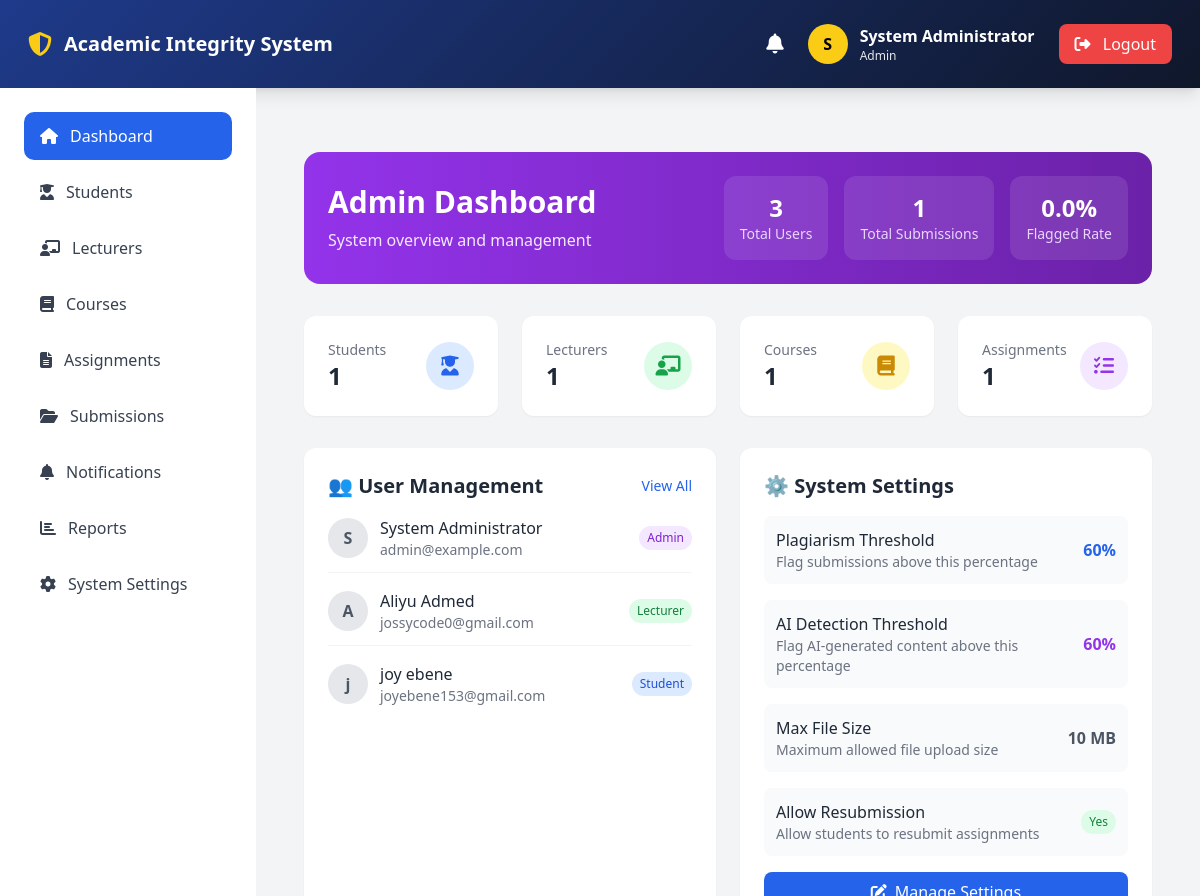
The app's page /admin/dashboard (signed in) with its own data.
### app/models.py (models this page shows, shortened)
class User(UserMixin, db.Model):
    __tablename__ = 'users'
    id = db.Column(db.Integer, primary_key=True)
    username = db.Column(db.String(50), unique=True, nullable=False)
    email = db.Column(db.String(100), unique=True, nullable=False)
    password_hash = db.Column(db.String(255), nullable=False)
    first_name = db.Column(db.String(50), nullable=False)
    last_name = db.Column(db.String(50), nullable=False)
    role = db.Column(db.String(20), default='student')
    department = db.Column(db.String(100))
    faculty = db.Column(db.String(100))
    created_at = db.Column(db.DateTime, default=datetime.utcnow)
    updated_at = db.Column(db.DateTime, default=datetime.utcnow, onupdate=datetime.utcnow)
    last_login = db.Column(db.DateTime)
    is_active = db.Column(db.Boolean, default=True)
    student_profile = db.relationship('Student', backref='user', uselist=False, cascade='all, delete-orphan')
    lecturer_profile = db.relationship('Lecturer', backref='user', uselist=False, cascade='all, delete-orphan')
    @property
    def full_name(self):
        return f"{self.first_name} {self.last_name}"

### app/admin/routes.py (the view)
@admin_bp.route("/dashboard")
@login_required
def dashboard():
    if current_user.role != "admin":
        flash("Access denied.", "danger")
        return redirect(url_for("auth.login"))
    total_submissions = Submission.query.count()
    flagged = SuspiciousSubmission.query.count()
    stats = {
        "total_users": User.query.count(),
        "students": Student.query.count(),
        "lecturers": Lecturer.query.count(),
        "courses": Course.query.count(),
        "assignments": Assignment.query.count(),
        "submissions": total_submissions,
        "total_submissions": total_submissions,
        "flagged_percent": round(
            (flagged / total_submissions * 100), 1
        ) if total_submissions else 0,
    }
    recent_users = (
        User.query.order_by(User.created_at.desc())
        .limit(5)
        .all()
    )
    notifications = (
        Notification.query.filter_by(user_id=current_user.id)
        .order_by(Notification.created_at.desc())
        .limit(5)
        .all()
    )
    system_logs = (
        SystemLog.query.order_by(SystemLog.created_at.desc())
        .limit(10)
        .all()
    )
    settings = {
        "plagiarism_threshold": 60,
        "ai_threshold": 60,
        "max_file_size": 10,
        "allow_resubmission": True,
    }
    return render_template(
        "admin/dashboard.html",
        stats=stats,
        system_stats=stats,
        recent_users=recent_users,
        notifications=notifications,
        settings=settings,
        system_logs=system_logs,
    )

### app/__init__.py (called while the page is built)
@login_manager.user_loader
def load_user(user_id):
    from app.models import User
    return User.query.get(int(user_id))

### app/templates/admin/dashboard.html (shortened to what this page needs)
{% extends "base.html" %}
{% block content %}
<div class="container mx-auto px-4 py-8">
    <div class="bg-gradient-to-r from-purple-600 to-purple-800 rounded-2xl p-6 text-white mb-8">
        <div class="flex items-center justify-between">
            <div>
                <h1 class="text-3xl font-bold">Admin Dashboard</h1>
                <p class="text-purple-100 mt-2">System overview and management</p>
            </div>
            <div class="flex gap-4">
                <div class="bg-white/10 rounded-xl p-4 text-center">
                    <div class="text-2xl font-bold">{{ stats.total_users }}</div>
                    <div class="text-sm text-purple-200">Total Users</div>
                </div>
                <div class="bg-white/10 rounded-xl p-4 text-center">
                    <div class="text-2xl font-bold">{{ stats.total_submissions }}</div>
                    <div class="text-sm text-purple-200">Total Submissions</div>
                </div>
                <div class="bg-white/10 rounded-xl p-4 text-center">
                    <div class="text-2xl font-bold">{{ stats.flagged_percent }}%</div>
                    <div class="text-sm text-purple-200">Flagged Rate</div>
                </div>
            </div>
        </div>
    </div>
    <div class="grid grid-cols-1 md:grid-cols-4 gap-6 mb-8">
        <div class="bg-white rounded-xl shadow-sm p-6 card-hover transition">
            <div class="flex items-center justify-between">
                <div>
                    <p class="text-sm text-gray-500">Students</p>
                    <p class="text-2xl font-bold text-gray-800">{{ system_stats.students }}</p>
                </div>
                <div class="h-12 w-12 rounded-full bg-blue-100 flex items-center justify-center">
                    <i class="fas fa-user-graduate text-blue-600 text-xl"></i>
                </div>
            </div>
        </div>
        <div class="bg-white rounded-xl shadow-sm p-6 card-hover transition">
            <div class="flex items-center justify-between">
                <div>
                    <p class="text-sm text-gray-500">Lecturers</p>
                    <p class="text-2xl font-bold text-gray-800">{{ system_stats.lecturers }}</p>
                </div>
                <div class="h-12 w-12 rounded-full bg-green-100 flex items-center justify-center">
                    <i class="fas fa-chalkboard-teacher text-green-600 text-xl"></i>
                </div>
            </div>
        </div>
        <div class="bg-white rounded-xl shadow-sm p-6 card-hover transition">
            <div class="flex items-center justify-between">
                <div>
                    <p class="text-sm text-gray-500">Courses</p>
                    <p class="text-2xl font-bold text-gray-800">{{ system_stats.courses }}</p>
                </div>
                <div class="h-12 w-12 rounded-full bg-yellow-100 flex items-center justify-center">
                    <i class="fas fa-book text-yellow-600 text-xl"></i>
                </div>
            </div>
        </div>
        <div class="bg-white rounded-xl shadow-sm p-6 card-hover transition">
            <div class="flex items-center justify-between">
                <div>
                    <p class="text-sm text-gray-500">Assignments</p>
                    <p class="text-2xl font-bold text-gray-800">{{ system_stats.assignments }}</p>
                </div>
                <div class="h-12 w-12 rounded-full bg-purple-100 flex items-center justify-center">
                    <i class="fas fa-tasks text-purple-600 text-xl"></i>
                </div>
            </div>
        </div>
    </div>
    <div class="grid grid-cols-1 lg:grid-cols-2 gap-6">
        <div class="bg-white rounded-xl shadow-sm p-6">
            <div class="flex items-center justify-between mb-4">
                <h2 class="text-xl font-bold text-gray-800">👥 User Management</h2>
                <a href="{{ url_for('admin.users') }}" class="text-sm text-blue-600 hover:text-blue-800">View All</a>
            </div>
            <div class="space-y-4">
                {% for user in recent_users[:5] %}
                <div class="flex items-center justify-between border-b border-gray-100 pb-3 last:border-0">
                    <div class="flex items-center gap-3">
                        <div class="w-10 h-10 rounded-full bg-gray-200 flex items-center justify-center text-gray-600 font-bold">
                            {{ user.first_name[0] }}
                        </div>
                        <div>
                            <p class="font-medium text-gray-800">{{ user.first_name }} {{ user.last_name }}</p>
                            <p class="text-sm text-gray-500">{{ user.email }}</p>
                        </div>
                    </div>
                    <span class="px-2 py-1 rounded-full text-xs font-medium
                        {% if user.role == 'admin' %}bg-purple-100 text-purple-700
                        {% elif user.role == 'lecturer' %}bg-green-100 text-green-700
                        {% else %}bg-blue-100 text-blue-700{% endif %}">
                        {{ user.role|title }}
                    </span>
                </div>
                {% endfor %}
            </div>
        </div>
        <div class="bg-white rounded-xl shadow-sm p-6">
            <h2 class="text-xl font-bold text-gray-800 mb-4">⚙️ System Settings</h2>
            <div class="space-y-4">
                <div class="flex items-center justify-between p-3 bg-gray-50 rounded-lg">
                    <div>
                        <p class="font-medium text-gray-800">Plagiarism Threshold</p>
                        <p class="text-sm text-gray-500">Flag submissions above this percentage</p>
                    </div>
                    <span class="font-bold text-blue-600">{{ settings.plagiarism_threshold }}%</span>
                </div>
                <div class="flex items-center justify-between p-3 bg-gray-50 rounded-lg">
                    <div>
                        <p class="font-medium text-gray-800">AI Detection Threshold</p>
                        <p class="text-sm text-gray-500">Flag AI-generated content above this percentage</p>
                    </div>
                    <span class="font-bold text-purple-600">{{ settings.ai_threshold }}%</span>
                </div>
                <div class="flex items-center justify-between p-3 bg-gray-50 rounded-lg">
                    <div>
                        <p class="font-medium text-gray-800">Max File Size</p>
                        <p class="text-sm text-gray-500">Maximum allowed file upload size</p>
                    </div>
                    <span class="font-bold text-gray-600">{{ settings.max_file_size }} MB</span>
                </div>
                <div class="flex items-center justify-between p-3 bg-gray-50 rounded-lg">
                    <div>
                        <p class="font-medium text-gray-800">Allow Resubmission</p>
                        <p class="text-sm text-gray-500">Allow students to resubmit assignments</p>
                    </div>
                    <span class="px-2 py-1 rounded-full text-xs font-medium
                        {% if settings.allow_resubmission %}bg-green-100 text-green-700{% else %}bg-red-100 text-red-700{% endif %}">
                        {{ 'Yes' if settings.allow_resubmission else 'No' }}
                    </span>
                </div>
            </div>
            <a href="{{ url_for('admin.settings') }}" class="mt-4 block w-full text-center px-4 py-2 bg-blue-600 hover:bg-blue-700 text-white rounded-lg transition">
                <i class="fas fa-edit mr-2"></i>Manage Settings
            </a>
        </div>
    </div>
</div>
{% endblock %}

### app/templates/includes/navbar.html (shortened to what this page needs)
<nav class="gradient-bg shadow-lg p-2 md:p-3">
    <div class="px-4 h-16 flex justify-between items-center">
        <div class="flex items-center gap-3">
            <i class="fas fa-shield-alt text-yellow-400 text-2xl"></i>
            <span class="text-white text-xl font-bold">
                Academic Integrity System
            </span>
        </div>
        {% if current_user.is_authenticated %}
        <div class="flex items-center gap-6">
            <a href="{{ url_for('notifications.index') }}"
               class="relative text-white hover:text-yellow-400">
                <i class="fas fa-bell text-xl"></i>
            </a>
            <div class="flex items-center gap-3">
                <div class="h-10 w-10 rounded-full
                bg-yellow-400 text-black
                flex items-center justify-center
                font-bold">
                    {{ current_user.first_name[0] }}
                </div>
                <div class="text-white">
                    <p class="font-semibold">
                        {{ current_user.full_name }}
                    </p>
                    <p class="text-xs text-gray-200">
                        {{ current_user.role|title }}
                    </p>
                </div>
            </div>
            <a href="{{ url_for('auth.logout') }}"
               class="bg-red-500 hover:bg-red-600
               px-4 py-2 rounded-lg text-white">
                <i class="fas fa-sign-out-alt mr-2"></i>
                Logout
            </a>
        </div>
        {% endif %}
    </div>
</nav>

### app/templates/base.html (style rules this page uses)
.gradient-bg { background: linear-gradient(135deg, #1e3a8a, #0f172a); }

### records on screen
User: first_name "S", full_name "System Administrator", role "Admin", first_name "System", last_name "Administrator", email "admin@example.com"
User: first_name "A", first_name "Aliyu", last_name "Admed", email "jossycode0@gmail.com", role "Lecturer"
User: first_name "j", first_name "joy", last_name "ebene", email "joyebene153@gmail.com", role "Student"

### other values on screen
{{ stats.total_users }} "3"
{{ stats.total_submissions }} "1"
{{ stats.flagged_percent }} "0.0"
{{ system_stats.students }} "1"
{{ system_stats.lecturers }} "1"
{{ system_stats.courses }} "1"
{{ system_stats.assignments }} "1"
{{ settings.plagiarism_threshold }} "60"
{{ settings.ai_threshold }} "60"
{{ settings.max_file_size }} "10"
{{ 'Yes' if settings.allow_resubmission else 'No' }} "Yes"
